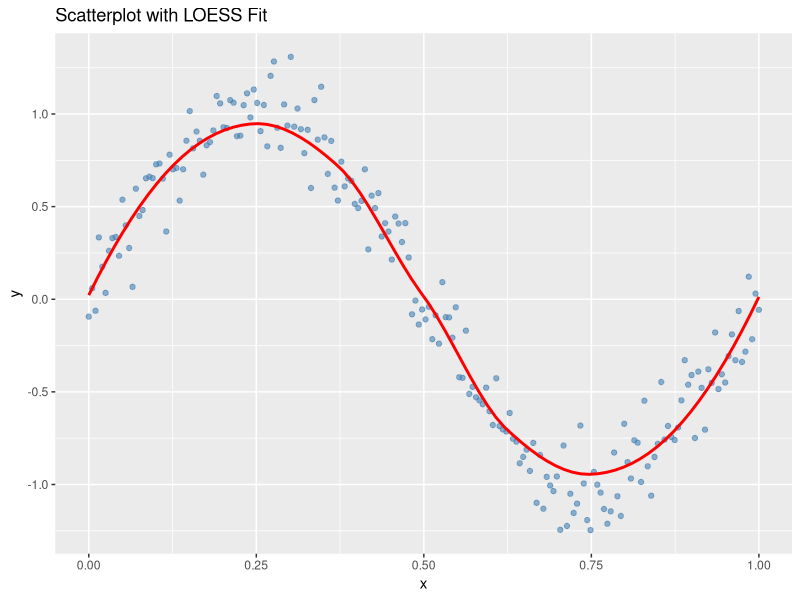
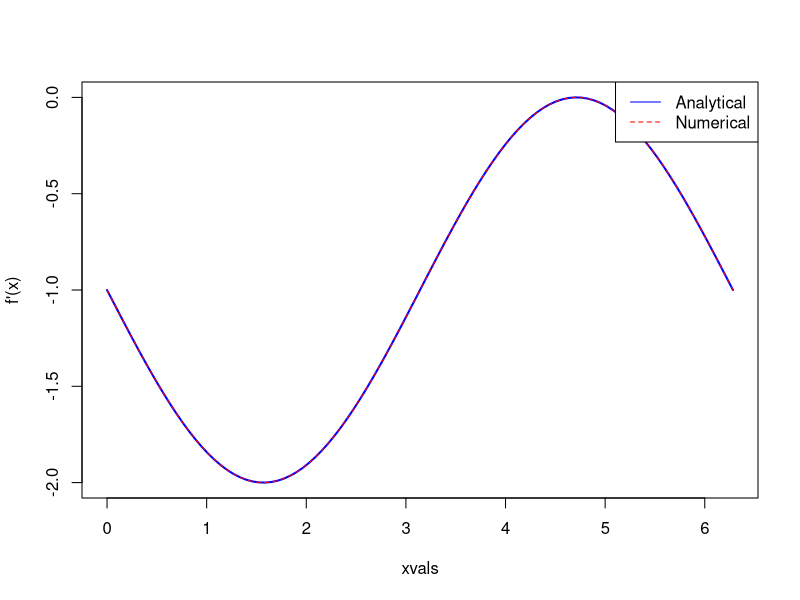
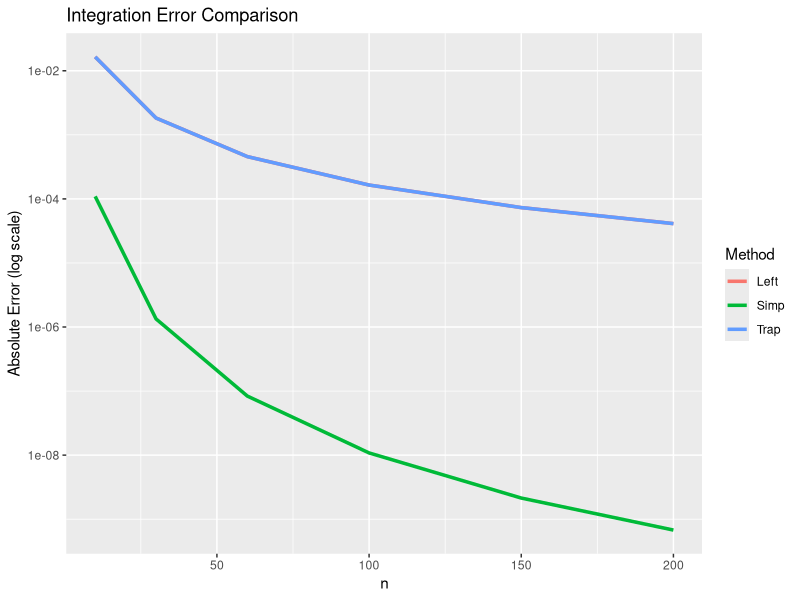
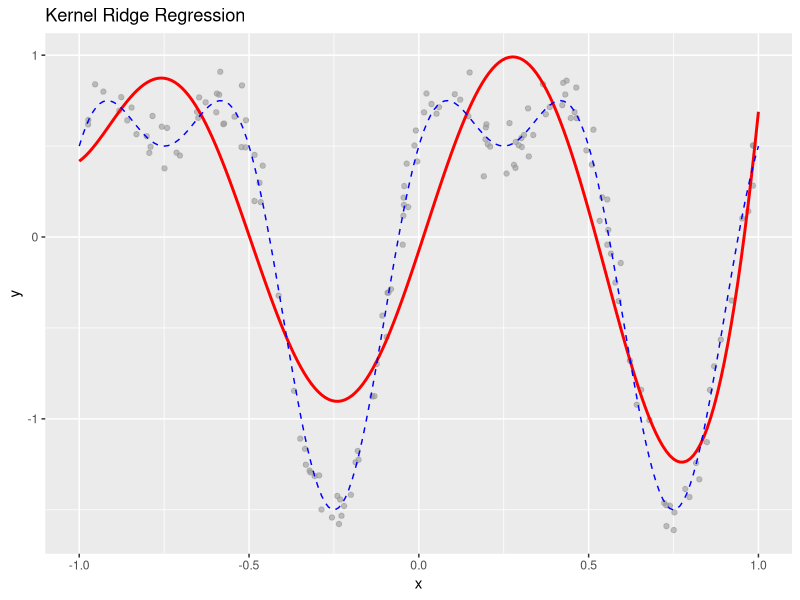
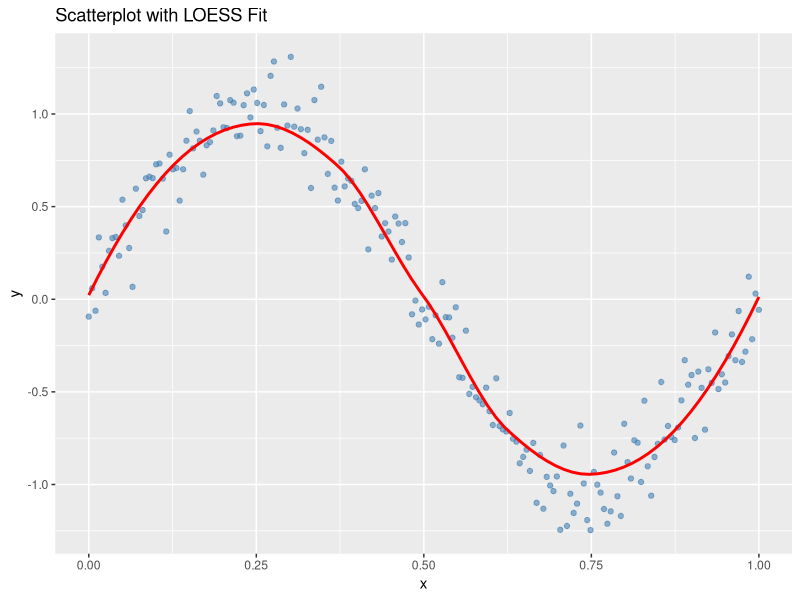

These figures' R source, in order:
## ---- chunk 1
if(!dir.exists("data")) dir.create("data")
if(!dir.exists("plots")) dir.create("plots")
if(!dir.exists("R")) dir.create("R")

set.seed(1)
n <- 200
x <- seq(0, 1, length.out = n)
y <- sin(2*pi*x) + rnorm(n, sd = 0.15)

df <- data.frame(x, y)

# (a) 
write.csv(df, "data/data1.csv", row.names = FALSE)

# (b) 
library(ggplot2)
p <- ggplot(df, aes(x = x, y = y)) +
  geom_point(color = "steelblue", alpha = 0.6) +
  geom_smooth(method = "loess", se = FALSE, color = "red") +
  labs(title = "Scatterplot with LOESS Fit",
       x = "x", y = "y")

# (c) 
ggsave("plots/problem1_plot.png", p, width = 6, height = 4, dpi = 300)

# (d) 
code_text <- '
set.seed(1)
n <- 200
x <- seq(0, 1, length.out = n)
y <- sin(2*pi*x) + rnorm(n, sd = 0.15)
df <- data.frame(x, y)
write.csv(df, "data/data1.csv", row.names = FALSE)
library(ggplot2)
p <- ggplot(df, aes(x=x, y=y)) +
  geom_point(color="steelblue", alpha=0.6) +
  geom_smooth(method="loess", se=FALSE, color="red") +
  labs(title="Scatterplot with LOESS Fit", x="x", y="y")
ggsave("plots/problem1_plot.png", p, width=6, height=4)
'
writeLines(code_text, "R/problem1.R")

p
## ---- chunk 2
# (a)

bubble_sort <- function(x, decreasing = FALSE) {
n <- length(x)
for (i in 1:(n-1)) {
swapped <- FALSE
for (j in 1:(n-i)) {
if ((!decreasing && x[j] > x[j+1]) || (decreasing && x[j] < x[j+1])) {
temp <- x[j]; x[j] <- x[j+1]; x[j+1] <- temp
swapped <- TRUE
}
}
if (!swapped) break
}
return(x)
}

# (b)

quick_sort <- function(x, decreasing = FALSE) {
if (length(x) <= 1) return(x)
pivot <- x[1]
left <- x[x < pivot]
right <- x[x > pivot]
equal <- x[x == pivot]
if (decreasing) {
return(c(quick_sort(right, TRUE), equal, quick_sort(left, TRUE)))
} else {
return(c(quick_sort(left, FALSE), equal, quick_sort(right, FALSE)))
}
}

set.seed(1)
x <- runif(10)
bubble_sort(x)
quick_sort(x)
## ---- chunk 3
# (a)
num_diff <- function(f, x, h = 1e-6, method = "central") {
if (method == "forward") return((f(x+h) - f(x)) / h)
if (method == "backward") return((f(x) - f(x-h)) / h)
if (method == "central") return((f(x+h) - f(x-h)) / (2*h))
}

f <- function(x) cos(x) - x
fprime <- function(x) -sin(x) - 1

xvals <- seq(0, 2*pi, length.out = 100)
num_val <- sapply(xvals, function(x) num_diff(f, x))
true_val <- fprime(xvals)

plot(xvals, true_val, type="l", col="blue", lwd=2, ylab="f'(x)")
lines(xvals, num_val, col="red", lty=2)
legend("topright", legend=c("Analytical","Numerical"), col=c("blue","red"), lty=c(1,2))


# (b)
newton_method <- function(f, fprime = NULL, x0, maxiter = 100, h = 1e-6, eps = 1e-10) {
x <- x0
for (i in 1:maxiter) {
fp <- if (is.null(fprime)) num_diff(f, x, h, "central") else fprime(x)
x_new <- x - f(x)/fp
if (abs(x_new - x) < eps) break
x <- x_new
}
return(x)
}

root_auto <- newton_method(f, NULL, x0=0.5)
root_given <- newton_method(f, fprime, x0=0.5)
root_auto; root_given
## ---- chunk 4
left_rect <- function(f, a, b, n) {
h <- (b-a)/n
x <- seq(a, b-h, by=h)
sum(f(x))*h
}

trapezoid <- function(f, a, b, n) {
h <- (b-a)/n
x <- seq(a, b, by=h)
y <- f(x)
(h/2)*(y[1] + 2*sum(y[2:n]) + y[n+1])
}

simpson <- function(f, a, b, n) {
if (n%%2==1) stop("n must be even")
h <- (b-a)/n
x <- seq(a, b, by=h)
y <- f(x)
(h/3)*(y[1] + 4*sum(y[seq(2,n,2)]) + 2*sum(y[seq(3,n-1,2)]) + y[n+1])
}

f <- function(x) sin(x)
true_val <- 2
n_list <- c(10,30,60,100,150,200)

errs <- data.frame(
n=n_list,
Left=sapply(n_list, function(n) abs(left_rect(f,0,pi,n)-true_val)),
Trap=sapply(n_list, function(n) abs(trapezoid(f,0,pi,n)-true_val)),
Simp=sapply(n_list, function(n) abs(simpson(f,0,pi,n)-true_val))
)

library(tidyr)
library(ggplot2)
errs_long <- pivot_longer(errs, -n, names_to="Method", values_to="Error")

ggplot(errs_long, aes(x=n, y=Error, color=Method)) +
geom_line(size=1.2) + scale_y_log10() +
labs(title="Integration Error Comparison", y="Absolute Error (log scale)")

## ---- chunk 5
A <- matrix(c(4,2,2,2,5,1,2,1,3),3,3)
L <- t(chol(A))

forward <- function(L, b) {
n <- length(b)
z <- numeric(n)
for (i in 1:n) {
z[i] <- (b[i] - sum(L[i,1:(i-1)] * z[1:(i-1)])) / L[i,i]
}
return(z)
}

backward <- function(L, z) {
n <- length(z)
x <- numeric(n)
for (i in n:1) {
if (i == n) {
x[i] <- z[i]/L[i,i]
} else {
x[i] <- (z[i] - sum(L[(i+1):n,i]*x[(i+1):n])) / L[i,i]
}
}
return(x)
}

b <- c(1, -2, 3)
z <- forward(L, b)
x <- backward(L, z)
x; solve(A,b)
## ---- chunk 6
gaussian_kernel <- function(X1, X2, rho=1) {
outer(X1, X2, function(x,y) exp(-rho*(x-y)^2))
}

krr_fit <- function(X, y, lambda=1e-4, rho=1) {
K <- gaussian_kernel(X, X, rho)
alpha <- solve(K + lambda*diag(length(y)), y)
structure(list(X=X, y=y, alpha=alpha, lambda=lambda, rho=rho), class="krr")
}

predict.krr <- function(model, X_new) {
k <- gaussian_kernel(X_new, model$X, model$rho)
as.numeric(k %*% model$alpha)
}

plot.krr <- function(model, ftrue=NULL) {
X_seq <- seq(-1,1,length.out=200)
y_pred <- predict(model, X_seq)
p <- ggplot() +
geom_point(aes(x=model$X, y=model$y), color="gray60", alpha=0.6) +
geom_line(aes(x=X_seq, y=y_pred), color="red", size=1) +
labs(title="Kernel Ridge Regression", x="x", y="y")
if (!is.null(ftrue))
p <- p + geom_line(aes(x=X_seq, y=ftrue(X_seq)), color="blue", linetype=2)
p
}

set.seed(1)
n <- 150
X <- runif(n, -1, 1)
ftrue <- function(x) sin(2*pi*x) + 0.5*cos(4*pi*x)
y <- ftrue(X) + rnorm(n, sd=0.1)

model <- krr_fit(X, y)
plot.krr(model, ftrue)
